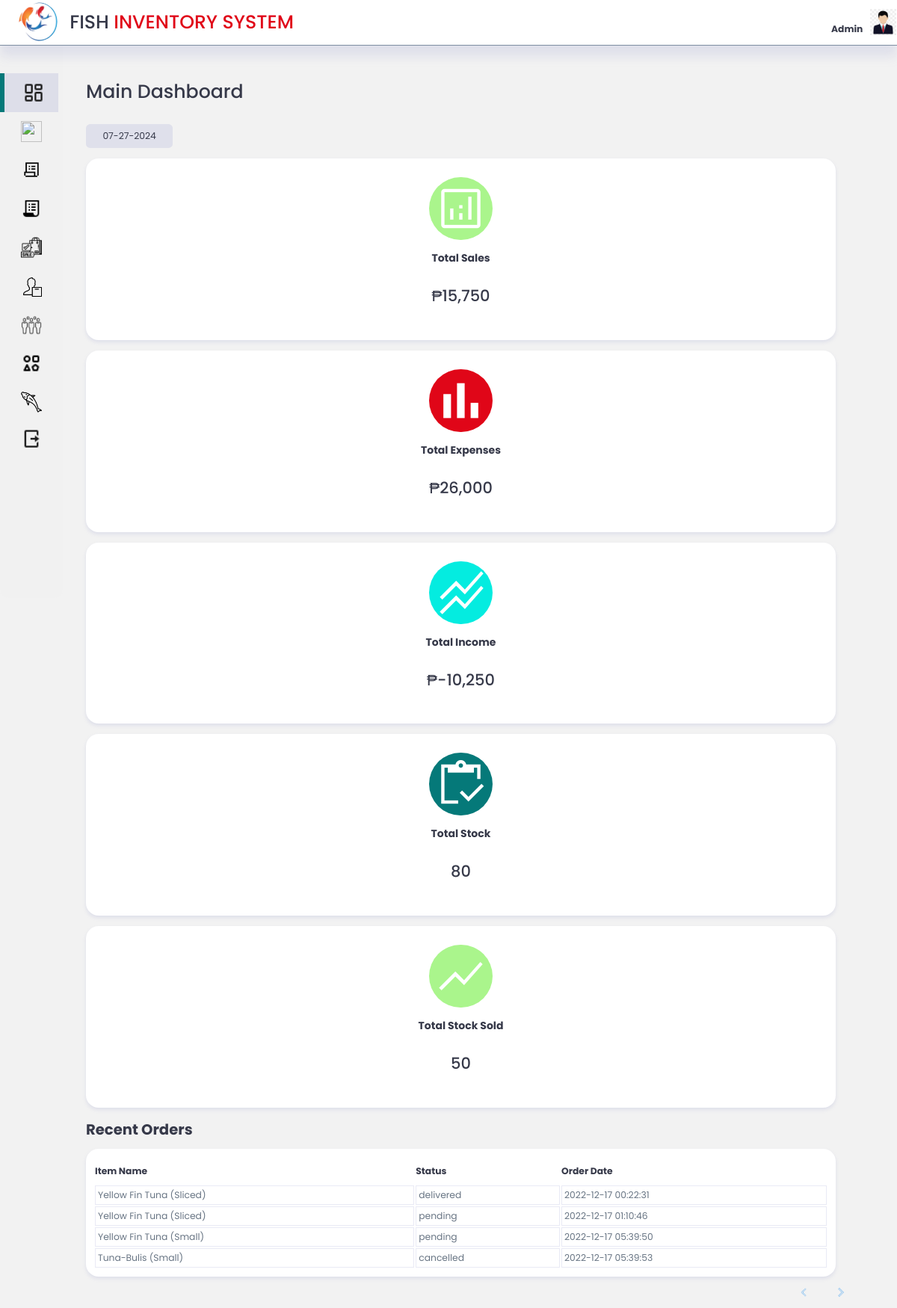
Page /Admin/index.php (signed in) on the committed database.
### tables this page shows
CREATE TABLE `orders` (
  `order_id` int(11) NOT NULL,
  `item_number` varchar(255) NOT NULL,
  `item_name` varchar(255) NOT NULL,
  `quantity` float NOT NULL,
  `unit_price` float NOT NULL,
  `total_cost` float NOT NULL,
  `customer_name` varchar(255) NOT NULL,
  `order_date` timestamp NOT NULL DEFAULT current_timestamp() ON UPDATE current_timestamp(),
  `status` varchar(50) NOT NULL
);

### Admin/index.php (the view, shortened to what this page needs)
<?php
include('./inc/connection/db-user.php');
$per_page = 5;
$page = isset($_GET['page']) ? (int)$_GET['page'] : 1;
$start = ($page - 1) * $per_page;
$order_read = mysqli_query($conn, "SELECT * FROM orders LIMIT $start, $per_page;");
$prev_page = $page - 1;
$next_page = $page + 1;
$sale_Read = mysqli_query($conn, 'SELECT SUM(total_cost) AS value_sum FROM sales');
$row = mysqli_fetch_assoc($sale_Read);
$total_sales = $row['value_sum'];
$total_sale = number_format($total_sales,0);
$expense_Read = mysqli_query($conn, 'SELECT SUM(total_cost) AS value_sum FROM purchase');
$row = mysqli_fetch_assoc($expense_Read);
$total_expenses = $row['value_sum'];
$total_expense = number_format($total_expenses,0);
$total_incomes = $total_sales - $total_expenses ;
$total_income = number_format($total_incomes,0);
$stockread = mysqli_query($conn, 'SELECT SUM(stock) AS value_sum FROM fish_items');
$row = mysqli_fetch_assoc($stockread);
$total_stock = $row['value_sum'];
$stockread2 = mysqli_query($conn, 'SELECT SUM(quantity) AS value_sum FROM sales');
$row = mysqli_fetch_assoc($stockread2);
$total_stock_sold = $row['value_sum'];
?>
<!DOCTYPE html>
<html lang="en">
<head>
    <link rel="stylesheet" href="./css/style.css">
</head>
<body>
    <div class="top">
        <div class="logo">
            <img src="./icons/fishlogo.png" alt="">
            <h1>FISH <span class="danger">INVENTORY SYSTEM</span></h1>
        </div>
        <div class="profile">
            <div class="admin-name">
                <div class="admin">
                    <br>
                    <span class="hovertext" data-hover= "Edit Admin"><a href="admin-update.php"><b class="text-muted">Admin</b></a></span>
                </div>
            </div>
            <div class="profile-photo">
                <a class="hovertext" href="admin-update.php" data-hover= "Edit Admin"><img src="./icons/admin-logo.jpg" alt="pic"></a>
            </div>
        </div>
    </div>
<div class="container">
    <aside>
        <div class="nav">
            <a id="dashboard" class= "active" href="index.php"><span ><img  src="./icons/icons8-dashboard-layout-24.png" alt=""></span><h3>Dashboard</h3></a>
            <a id="inventory"class= "not-active"  href="./inc/inventory/inventory.php"><span ><img src="./icons/icons8-in-inventory-30.png" alt=""></span><h3 >Inventory</h3></a>
            <a id="purchase" class= "not-active" href="./inc/purchase/purchase.php"><span ><img src="./icons/icons8-purchase-order-32.png" alt=""></span><h3>Purchase</h3></a>
            <a id="orders" class= "not-active" href="./inc/orders/orders.php"><span ><img src="./icons/icons8-purchase-order-30.png" alt=""></span><h3>Orders</h3></a>
            <a id="sale" class= "not-active" href="./inc/sale/sale.php"><span ><img src="./icons/icons8-purchase-64.png" alt=""></span><h3>Sale</h3></a>
            <a id="supplier" class= "not-active" href="./inc/suppliers/supplier.php"><span ><img src="./icons/icons8-supplier-50.png" alt=""></span><h3>Suppliers</h3></a>
            <a id="customer" class= "not-active" href="./inc/customer/customer.php"><span ><img src="./icons/icons8-customers-64.png" alt=""></span><h3>Customers</h3></a>
            <a id="category" class= "not-active" href="./inc/category/category.php"><span ><img src="./icons/icons8-diversity-24.png" alt=""></span><h3>Category</h3></a>
            <a id="gallery" class= "not-active" href="./inc/gallery/gallery.php"><span ><img src="./icons/icons8-top-view-fish-50.png" alt=""></span><h3>Gallery</h3></a>
            <a href="logout.php"><span ><img src="./icons/icons8-logout-24.png" alt=""></span><h3 class='danger'>Logout</h3></a>
        </div>
    </aside>
    <main>
        <div class="dashboard">
            <h1>Main Dashboard</h1>
            <div class="date">
            <?php
                $date = date('m-d-Y');
                echo $date;
            ?>
            </div>
            <div class="insights">
                <div class="sales">
                    <span class="material-symbols-outlined">analytics</span>
                    <div class="middle">
                        <div class="left">
                            <a href="./inc/sale/sale.php"><h3>Total Sales</h3></a>
                            <h1>&#8369;<?php echo $total_sale; ?></h1>
                        </div>
                    </div>
                </div>
                <div class="expenses">
                    <span class="material-symbols-outlined">bar_chart</span>
                    <div class="middle">
                        <div class="left">
                        <a href="./inc/purchase/purchase.php"><h3>Total Expenses</h3></a>
                            <h1>&#8369;<?php echo $total_expense; ?></h1>
                        </div>
                    </div>
                </div>
                <div class="income">
                    <span class="material-symbols-outlined">stacked_line_chart</span>
                    <div class="middle">
                        <div class="left">
                        <h3>Total Income</h3>
                            <h1>&#8369;<?php echo $total_income; ?></h1>
                        </div>
                    </div>
                </div>
                <div class="stock">
                <span class="material-symbols-sharp">inventory</span>
                    <div class="middle">
                        <div class="left">
                            <a href="./inc/inventory/inventory.php"></a><h3>Total Stock</h3></a>
                            <h1><?php echo $total_stock; ?></h1>
                        </div>
                    </div>
                </div>
            <div class="stock-sold">
            <span class="material-symbols-sharp">show_chart</span>
                    <div class="middle">
                        <div class="left">
                        <a href="./inc/sale/sale.php"><h3>Total Stock Sold</h3></a>
                            <h1><?php echo $total_stock_sold; ?></h1>
                        </div>
                    </div>
                </div>
            </div>
            <div class="table">
                <h2>Recent Orders</h2>
                <table>
                    <thead>
                        <tr>
                            <th>Item Name</th>
                            <th>Status</th>
                            <th>Order Date</th>
                        </tr>
                    </thead>
                    <tbody>
                    <?php while ($order = mysqli_fetch_assoc($order_read)) { ?>
                    <tr>
                        <td><?php echo $order['item_name']; ?></td>
                        <td><?php echo $order['status']; ?></td>
                        <td><?php echo $order['order_date']; ?></td>
                    </tr>
                    <?php } ?>
                    </tbody>
                </table>
                <div class="pagination">
                <?php
                echo "<a class='pagination-link' href='?page=$prev_page'><img src='./icons/icons8-prev-100.png' alt='prev'></a><a class='pagination-link' href='?page=$next_page'><img src='./icons/icons8-forward-80.png' alt='forward'></a> ";
                ?>
                </div>
            </div>
        </div>
    </main>
</div>
</body>
</html>

### rows in the picture
orders: item_name "Yellow Fin Tuna (Sliced)", status "delivered", order_date "2022-12-17 00:22:31"
orders: item_name "Yellow Fin Tuna (Sliced)", status "pending", order_date "2022-12-17 01:10:46"
orders: item_name "Yellow Fin Tuna (Small)", status "pending", order_date "2022-12-17 05:39:50"
orders: item_name "Tuna-Bulis (Small)", status "cancelled", order_date "2022-12-17 05:39:53"

### other values in the picture
$total_sale "15,750"
$total_expense "26,000"
$total_income "-10,250"
$total_stock "80"
$total_stock_sold "50"
